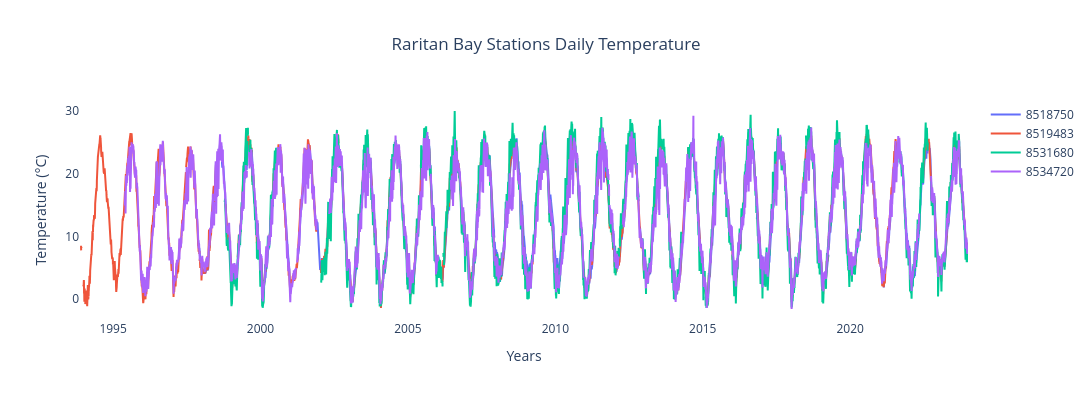
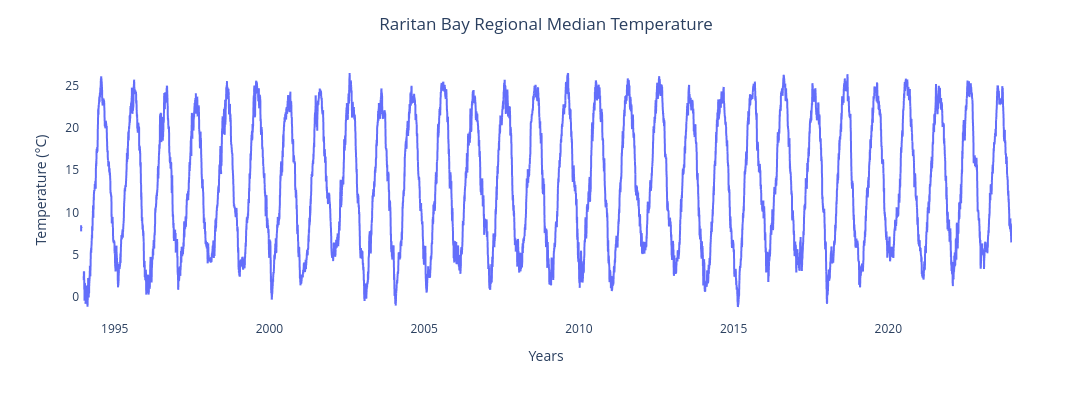
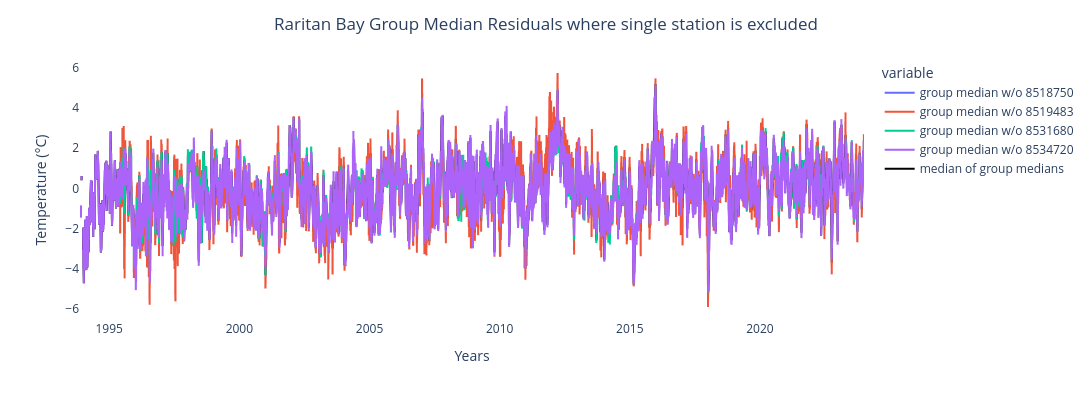
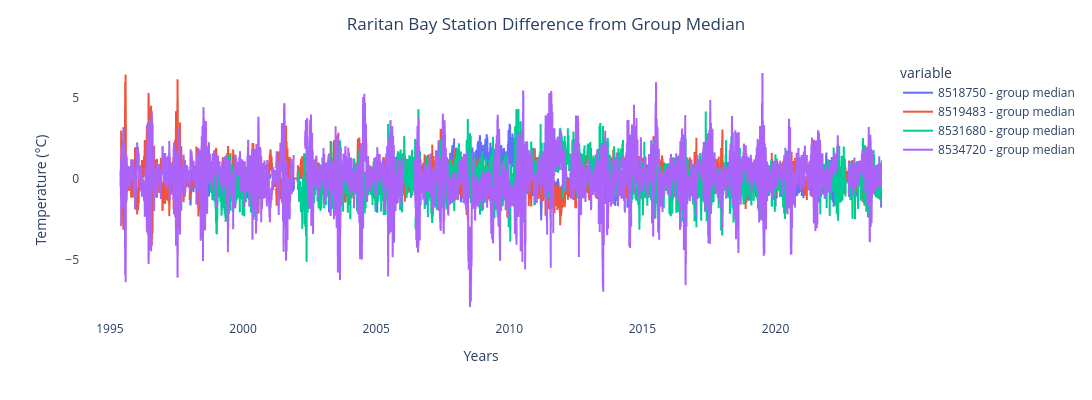

Here is the notebook cell these charts were saved with, in order:
### Code cell
if region_choice == 'single':
    station_list = [region_selection]

for region in station_list:
    print(str(region))
    station_region, temp_dfs, resid_dfs = clean_station_data(region, station_region_list, path)
    plot_station_data(region, station_region, temp_dfs, resid_dfs)

### Figure 1 — Plotly figure (JSON) as saved in the notebook; plotly's stock layout.template omitted (floating-point values rounded to 4 significant figures; data arrays with more than 128 entries replaced by an {"elided": "..."} marker saying what was removed)
{"data": [{"mode": "lines", "name": "8518750", "type": "scatter", "x": {"elided": "10976 str values"}, "y": {"elided": "10976 float values"}}, {"mode": "lines", "name": "8519483", "type": "scatter", "x": {"elided": "10976 str values"}, "y": {"elided": "10976 float values"}}, {"mode": "lines", "name": "8531680", "type": "scatter", "x": {"elided": "10976 str values"}, "y": {"elided": "10976 float values"}}, {"mode": "lines", "name": "8534720", "type": "scatter", "x": {"elided": "10976 str values"}, "y": {"elided": "10976 float values"}}], "layout": {"height": 400, "plot_bgcolor": "white", "title": {"text": "Raritan Bay Stations Daily Temperature", "x": 0.5}, "width": 1400, "xaxis": {"title": {"text": "Years"}}, "yaxis": {"title": {"text": "Temperature (°C)"}}}}

### Figure 2 — Plotly figure (JSON) as saved in the notebook; plotly's stock layout.template omitted (floating-point values rounded to 4 significant figures; data arrays with more than 128 entries replaced by an {"elided": "..."} marker saying what was removed)
{"data": [{"hovertemplate": "Date=%{x}<br>Median=%{y}<extra></extra>", "legendgroup": "", "line": {"color": "#636efa", "dash": "solid"}, "marker": {"symbol": "circle"}, "mode": "lines", "name": "", "showlegend": false, "type": "scattergl", "x": {"elided": "10976 str values"}, "xaxis": "x", "y": {"elided": "10976 float values"}, "yaxis": "y"}], "layout": {"height": 400, "legend": {"tracegroupgap": 0}, "margin": {"t": 60}, "plot_bgcolor": "white", "title": {"text": "Raritan Bay Regional Median Temperature", "x": 0.5}, "width": 1400, "xaxis": {"anchor": "y", "domain": [0, 1], "title": {"text": "Years"}}, "yaxis": {"anchor": "x", "domain": [0, 1], "title": {"text": "Temperature (°C)"}}}}

### Figure 3 — Plotly figure (JSON) as saved in the notebook; plotly's stock layout.template omitted (floating-point values rounded to 4 significant figures; data arrays with more than 128 entries replaced by an {"elided": "..."} marker saying what was removed)
{"data": [{"hovertemplate": "variable=group median w/o 8518750<br>Date=%{x}<br>value=%{y}<extra></extra>", "legendgroup": "group median w/o 8518750", "line": {"color": "#636efa", "dash": "solid"}, "marker": {"symbol": "circle"}, "mode": "lines", "name": "group median w/o 8518750", "showlegend": true, "type": "scattergl", "x": {"elided": "10976 str values"}, "xaxis": "x", "y": {"elided": "10976 float values"}, "yaxis": "y"}, {"hovertemplate": "variable=group median w/o 8519483<br>Date=%{x}<br>value=%{y}<extra></extra>", "legendgroup": "group median w/o 8519483", "line": {"color": "#EF553B", "dash": "solid"}, "marker": {"symbol": "circle"}, "mode": "lines", "name": "group median w/o 8519483", "showlegend": true, "type": "scattergl", "x": {"elided": "10976 str values"}, "xaxis": "x", "y": {"elided": "10976 float values"}, "yaxis": "y"}, {"hovertemplate": "variable=group median w/o 8531680<br>Date=%{x}<br>value=%{y}<extra></extra>", "legendgroup": "group median w/o 8531680", "line": {"color": "#00cc96", "dash": "solid"}, "marker": {"symbol": "circle"}, "mode": "lines", "name": "group median w/o 8531680", "showlegend": true, "type": "scattergl", "x": {"elided": "10976 str values"}, "xaxis": "x", "y": {"elided": "10976 float values"}, "yaxis": "y"}, {"hovertemplate": "variable=group median w/o 8534720<br>Date=%{x}<br>value=%{y}<extra></extra>", "legendgroup": "group median w/o 8534720", "line": {"color": "#ab63fa", "dash": "solid"}, "marker": {"symbol": "circle"}, "mode": "lines", "name": "group median w/o 8534720", "showlegend": true, "type": "scattergl", "x": {"elided": "10976 str values"}, "xaxis": "x", "y": {"elided": "10976 float values"}, "yaxis": "y"}, {"line": {"color": "black"}, "mode": "lines", "name": "median of group medians", "type": "scatter", "x": {"elided": "10976 str values"}, "y": {"elided": "10976 float values"}}], "layout": {"height": 400, "legend": {"title": {"text": "variable"}, "tracegroupgap": 0}, "margin": {"t": 60}, "plot_bgcolor": "white", "title": {"text": "Raritan Bay Group Median Residuals where single station is excluded", "x": 0.5}, "width": 1400, "xaxis": {"anchor": "y", "domain": [0, 1], "title": {"text": "Years"}}, "yaxis": {"anchor": "x", "domain": [0, 1], "title": {"text": "Temperature (°C)"}}}}

### Figure 4 — Plotly figure (JSON) as saved in the notebook; plotly's stock layout.template omitted (floating-point values rounded to 4 significant figures; data arrays with more than 128 entries replaced by an {"elided": "..."} marker saying what was removed)
{"data": [{"hovertemplate": "variable=8518750 - group median<br>Date=%{x}<br>value=%{y}<extra></extra>", "legendgroup": "8518750 - group median", "line": {"color": "#636efa", "dash": "solid"}, "marker": {"symbol": "circle"}, "mode": "lines", "name": "8518750 - group median", "showlegend": true, "type": "scattergl", "x": {"elided": "10976 str values"}, "xaxis": "x", "y": {"elided": "10976 float values"}, "yaxis": "y"}, {"hovertemplate": "variable=8519483 - group median<br>Date=%{x}<br>value=%{y}<extra></extra>", "legendgroup": "8519483 - group median", "line": {"color": "#EF553B", "dash": "solid"}, "marker": {"symbol": "circle"}, "mode": "lines", "name": "8519483 - group median", "showlegend": true, "type": "scattergl", "x": {"elided": "10976 str values"}, "xaxis": "x", "y": {"elided": "10976 float values"}, "yaxis": "y"}, {"hovertemplate": "variable=8531680 - group median<br>Date=%{x}<br>value=%{y}<extra></extra>", "legendgroup": "8531680 - group median", "line": {"color": "#00cc96", "dash": "solid"}, "marker": {"symbol": "circle"}, "mode": "lines", "name": "8531680 - group median", "showlegend": true, "type": "scattergl", "x": {"elided": "10976 str values"}, "xaxis": "x", "y": {"elided": "10976 float values"}, "yaxis": "y"}, {"hovertemplate": "variable=8534720 - group median<br>Date=%{x}<br>value=%{y}<extra></extra>", "legendgroup": "8534720 - group median", "line": {"color": "#ab63fa", "dash": "solid"}, "marker": {"symbol": "circle"}, "mode": "lines", "name": "8534720 - group median", "showlegend": true, "type": "scattergl", "x": {"elided": "10976 str values"}, "xaxis": "x", "y": {"elided": "10976 float values"}, "yaxis": "y"}], "layout": {"height": 400, "legend": {"title": {"text": "variable"}, "tracegroupgap": 0}, "margin": {"t": 60}, "plot_bgcolor": "white", "title": {"text": "Raritan Bay Station Difference from Group Median", "x": 0.5}, "width": 1400, "xaxis": {"anchor": "y", "domain": [0, 1], "title": {"text": "Years"}}, "yaxis": {"anchor": "x", "domain": [0, 1], "title": {"text": "Temperature (°C)"}}}}
